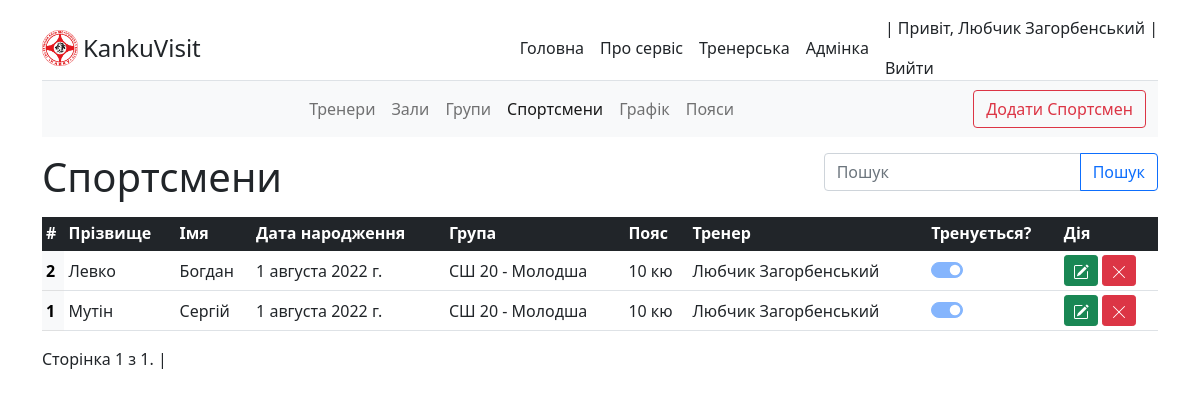
The app's page /visit/sportsman/ (signed in), older data.
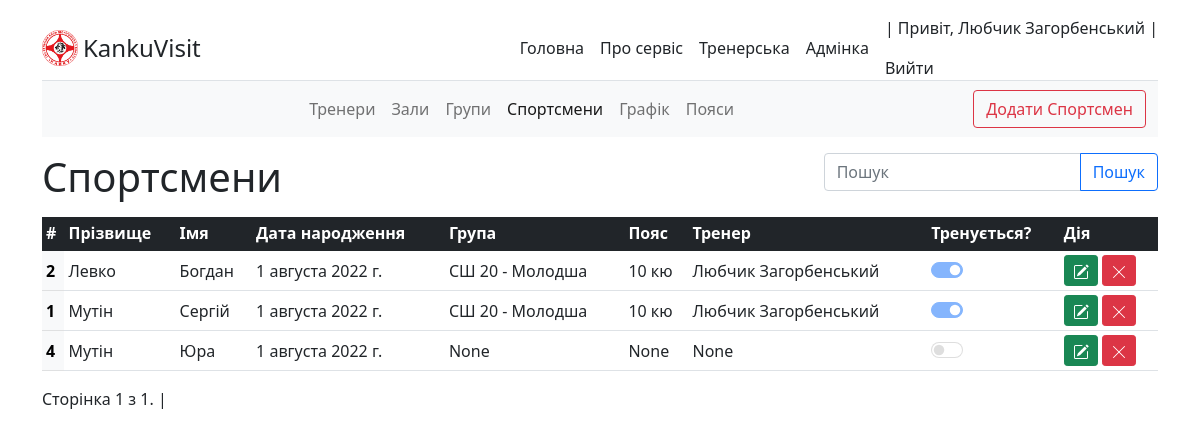
The same page, newer data.
### sportsman/models.py (models this page shows, shortened)
class Sportsman(models.Model):
    first_name = models.CharField('Імя', max_length=20)
    surname = models.CharField('По батькові', max_length=20, blank=True)
    last_name = models.CharField('Прізвище', max_length=25)
    dateBirth = models.DateField('Дата народження', blank=True, null=True)
    belts = models.ForeignKey(Belt,
                              on_delete=models.SET_NULL,
                              blank=True,
                              null=True)
    coach = models.ForeignKey(Coach,
                              on_delete=models.SET_NULL,
                              blank=True,
                              null=True)
    group = models.ForeignKey(Group,
                              on_delete=models.SET_NULL,
                              blank=True,
                              null=True)
    is_active = models.BooleanField('Тренується?', default=True)
    slug = models.SlugField(max_length=255, unique=True,
                            db_index=True, verbose_name='URL')
    class Meta:
        verbose_name = 'Спортсмен'
        verbose_name_plural = 'Спортсмени'
        ordering = ['-is_active', 'coach', 'last_name']

### dodjo/models.py (models this page shows, shortened)
class Group(models.Model):
    name = models.CharField('Імя', max_length=20)
    costMoon = models.IntegerField('Вартість місяця', blank=True, null=True)
    costTraining = models.IntegerField(
        'Вартість 1-го тренування', blank=True, null=True)
    school = models.ForeignKey(School,
                               on_delete=models.CASCADE,
                               blank=True,
                               null=True)
    coach = models.ForeignKey(Coach,
                              on_delete=models.SET_NULL,
                              blank=True,
                              null=True)
    slug = models.SlugField(max_length=255, unique=True,
                            db_index=True, verbose_name='URL')
    def __str__(self):
        if self.school:
            groupSchool = str(self.school) + ' - ' + str(self.name)
            return groupSchool
        else:
            print(self.school)
            return 'Не вибрано зал - ' + self.name
    class Meta:
        verbose_name = 'Група'
        verbose_name_plural = 'Групи'

class School(models.Model):
    name = models.CharField('Назва', max_length=35)
    city = models.CharField('Місто', max_length=20)
    adress = models.CharField('Вулиця', max_length=35)
    coach = models.ForeignKey(Coach,
                              on_delete=models.SET_NULL,
                              blank=True,
                              null=True)
    is_active = models.BooleanField('Працює?', default=True)
    slug = models.SlugField(max_length=255, unique=True,
                            db_index=True, verbose_name='URL')
    def __str__(self):
        return self.name
    class Meta:
        verbose_name = 'Школа'
        verbose_name_plural = 'Школи'

### belt/models.py (models this page shows, shortened)
class Belt(models.Model):
    name = models.CharField('Назва', max_length=100)
    fullname = models.CharField(
        'Повна назва', max_length=100)
    number = models.IntegerField('Цифра пояса')
    img = models.ImageField('Картинка', upload_to='belt/%Y/', blank=True)
    slug = models.SlugField(max_length=255, unique=True,
                            db_index=True, verbose_name='URL')
    def __str__(self):
        return str(self.name)
    class Meta:
        verbose_name = 'Пояс'
        verbose_name_plural = 'Пояси'

### coach/models.py (models this page shows, shortened)
class Coach(AbstractUser):
    surname = models.CharField('По батькові', max_length=20, blank=True)
    dateBirth = models.DateField(
        'Дата народження', default='2000-09-12', blank=True)
    telephone = models.IntegerField(
        'Номер телефону', default='380671111111', blank=True)
    telephone2 = models.IntegerField('Номер телефону 2', blank=True, null=True)
    belts = models.ForeignKey(Belt,
                              on_delete=models.SET_NULL,
                              blank=True,
                              null=True)
    information = models.TextField('Інформація про тренера', blank=True)
    slug = models.SlugField(max_length=255, unique=True,
                            db_index=True, verbose_name='URL')
    def __str__(self):
        return self.first_name + " " + self.last_name
    class Meta:
        verbose_name = 'Тренер'
        verbose_name_plural = 'Тренери'
        ordering = ['-is_active', 'last_name']

### sportsman/views.py (the view, shortened to what this page needs)
# urls.py: path('', views.SportsmanView.as_view(), name='sportsman'),
class SportsmanView(LoginRequiredMixin, CustomSuccessMessageMixin, CreateView, ListView):
    model = Sportsman
    form_class = SportsmanAddForm
    template_name = 'sportsman/visit/sportsman.html'
    success_msg = Sportsman._meta.verbose_name + 'а - добавлено успішно!'
    success_url = reverse_lazy('sportsman')
    context_object_name = 'data'
    paginate_by = 25  # if pagination is desired
    def get_context_data(self, **kwargs):
        context = super().get_context_data(**kwargs)
        context['fields'] = Sportsman._meta.fields
        context['table'] = Sportsman._meta.app_label
        context['activeSportsman'] = 'active'
        context['title'] = Sportsman._meta.verbose_name
        context['titles'] = Sportsman._meta.verbose_name_plural
        search = self.request.GET.get('search')
        query = self.request.GET.get('query')
        if search == 'name' and query:
            sportsman = Sportsman.objects.filter(
                Q(first_name__startswith=query, coach_id=self.request.user.id) | Q(last_name__startswith=query, coach_id=self.request.user.id))
            context['data'] = sportsman
        return context
    def get_queryset(self):
        return Sportsman.objects.filter(Q(coach=self.request.user) | Q(coach_id=None))
    def get_form_kwargs(self):
        kwargs = super(SportsmanView, self).get_form_kwargs()
        kwargs.update({'user_id': self.request.user.id})
        return kwargs

### sportsman/templates/sportsman/visit/sportsman.html (shortened to what this page needs)
{% extends 'main/visit/templates/baseVisit.html' %}
{% block headerTable %}
<th scope="col">#</th>
<th scope="col">Прізвище</th>
<th scope="col">Імя</th>
<th scope="col">Дата народження</th>
<th scope="col">Група</th>
<th scope="col">Пояс</th>
<th scope="col">Тренер</th>
<th scope="col">Тренується?</th>
{% endblock headerTable %}
{% block table %}
<th class="table-light" scope="row">{{one.id}}</th>
<td><a href="{% url 'sportsman-edit' one.slug %}">{{one.last_name}}</a></td>
<td><a href="{% url 'sportsman-edit' one.slug %}">{{one.first_name}}</a></td>
<td>{{one.dateBirth}}</td>
<td>{% if one.group != none %}<a href="{% url 'group-edit' one.group.slug %}">{{one.group}}</a>
  {% else %} {{one.group}} {%endif%}</td>
<td>{% if one.belts != none %}<a href="{% url 'belt-edit' one.belts.slug %}">{{one.belts}}</a>
  {% else %}{{one.belts}}{% endif %}</td>
<td>{% if one.coach != none %}<a href="{% url 'coach-edit' one.coach.slug %}">{{one.coach}}</a>
  {% else %}{{one.coach}}{% endif %}</td>
<td>
  <div class="form-check form-switch">
    <input class="form-check-input" type="checkbox" id="flexSwitchCheckChecked" disabled {% if one.is_active == True %}
      checked {% endif %}>
  </div>
</td>
{% endblock table %}
{% block urledit %}
{% url 'sportsman-edit' one.slug %}
{% endblock %}

### main/templates/main/visit/templates/baseVisit.html (shortened to what this page needs)
{% extends 'main/base.html' %}
{% block navigation %}
<nav class="navbar navbar-expand-sm navbar-light bg-light mb-3 sticky-top" aria-label="Third navbar example">
  <div class="container-fluid" bis_skin_checked="1">
    <div class="collapse navbar-collapse justify-content-center" id="navbarsExample03" bis_skin_checked="1">
      <ul class="navbar-nav">
        <li class="nav-item">
          <a class="nav-link {{ activeCoach }}" href="{% url 'coach' %}">Тренери</a>
        </li>
        <li class="nav-item">
          <a class="nav-link {{ activeSchool }}" href="{% url 'school' %}">Зали</a>
        </li>
        <li class="nav-item">
          <a class="nav-link {{ activeGroup }}" href="{% url 'group' %}">Групи</a>
        </li>
        <li class="nav-item">
          <a class="nav-link {{ activeSportsman }}" href="{% url 'sportsman' %}">Спортсмени</a>
        </li>
        <li class="nav-item">
          <a class="nav-link {{ activeTimetable }}" href="{% url 'timetable' %}">Графік</a>
        </li>
        <li class="nav-item">
          <a class="nav-link {{ activeBelt }}" href="{% url 'belt' %}">Пояси</a>
        </li>
      </ul>
    </div>
    {% if title %}
    <button type="button" class="btn btn-outline-danger d-none d-sm-block" data-bs-toggle="modal"
      data-bs-target="#modalAdd">
      Додати {{ title }}
    </button>
    {% endif %}
  </div>
</nav>
{% endblock navigation %}
{%block content%}
<div class="d-flex justify-content-between mb-2">
  <h1 class="">{{ titles }}</h1>
{% if activeSportsman %}
<form class='mr-2' method='get'>
 <div class="input-group">
  <input type='text' class='form-control' name='query' placeholder="Пошук"/>
  <button type="submit" class="btn btn-outline-primary">Пошук</button>
</div>
</form>
{% endif %}
</div>
<div class="table-responsive">
  <table class="table table-hover table-sm">
    <thead class="table-dark">
      <tr>
        {% block headerTable %}{% endblock headerTable %}
        <th scope="col">Дія</th>
      </tr>
    </thead>
    <tbody>
      {% if data %}
      {% for one in data %}
      <tr {% if one.slug == request.GET.slug %}class="table-active align-middle" {% endif %} class='align-middle'>
        {% block table %}{% endblock table %}
        <td>
          <div class="d-flex">
            <a href="{% block urledit %}{% endblock %}" class="upgr btn btn-success btn-sm me-1" tabindex="-1"
              role="button" aria-disabled="true">
            </a>
            <a href="javascript:void()" onclick='delete_question{{one.id}}()' class="btn btn-danger btn-sm"
              tabindex="-1" role="button" aria-disabled="true">
            </a>
          </div>
        </td>
      </tr>
      {% endfor %}
      {%else%}
      <div class='alert alert-danger text-center'>Ви ще не добавили - <span class='alert-success'>{{ title }}</span>!
        Скористайтесь кнопкою вгорі щоб добавити!</div>
      {% endif %}
    </tbody>
  </table>
  <div class="pagination">
    <span class="step-links">
      <span class="current">
        Сторінка {{ page_obj.number }} з {{ page_obj.paginator.num_pages }}. |
      </span>
    </span>
  </div>
</div>
{% endblock content%}

Row changes from the older to the newer data that the page shows:
added Sportsman: id "4", last_name "Мутін", first_name "Юра", dateBirth "1 августа 2022 г.", group "None", belts "None", coach "None"
